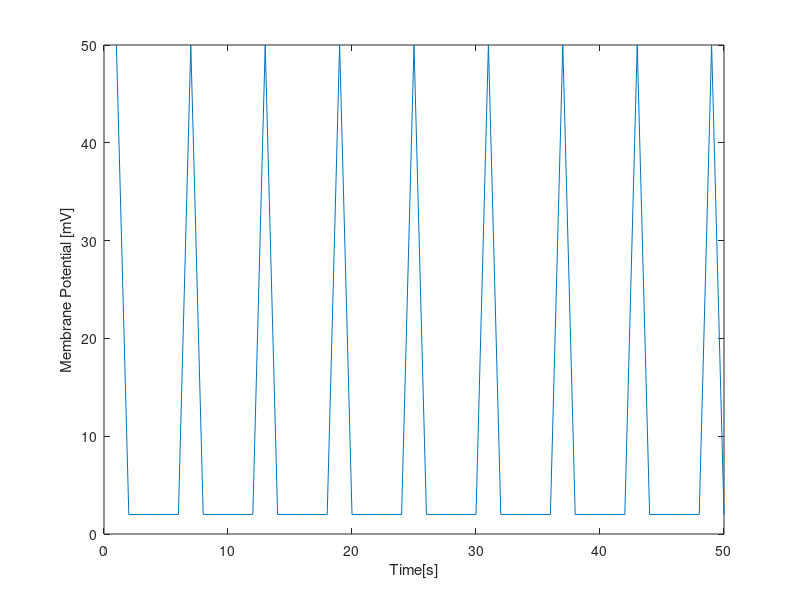

MATLAB code for this plot:
clc
clear all
close all
I=100;
C=1;
R=50;
V=0;
tstop=50;
abs_ref=5;
ref=0;
V_trace=[];
V_th=10;
for t=1:tstop
    if ~ref
        V=V-(V/(R*C))+(I/C);
    else
        ref=ref-1;
        V=0.2*V_th;
    end
    if (V>V_th)
        V=50;
        ref=abs_ref;
    end
    V_trace=[V_trace V];
end

plot(V_trace);
xlabel('Time[s]');
ylabel('Membrane Potential [mV]');